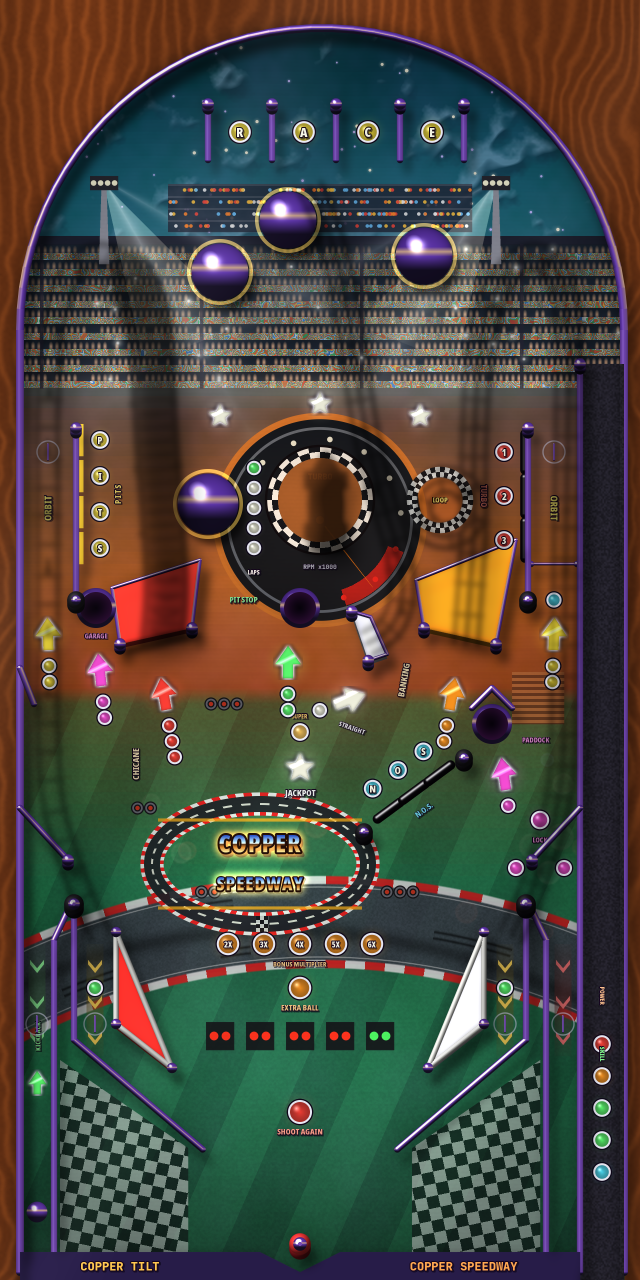
#> input picture assets/tables/copper_speedway/hd/playfield.png, 1280 x 2560 px, found by its file name (shown at 1/2 size)
$ python make_preview.py ../assets/tables/copper_speedway/hd/playfield.png
#> lines starting #> are read from the running program, lines starting #| are printed output that depends on the picture
#!/usr/bin/env python3
"""Menu carousel preview for a table: hd playfield + ramps, scaled to 480 x 960.
usage: python3 tools/make_preview.py assets/tables/<id>"""
import sys
from pathlib import Path
from PIL import Image

d = Path(sys.argv[1])
pf = Image.open(d / "hd" / "playfield.png").convert("RGBA")
r = d / "hd" / "ramps.png"
if r.exists():
    ramps = Image.open(r).convert("RGBA").resize(pf.size)
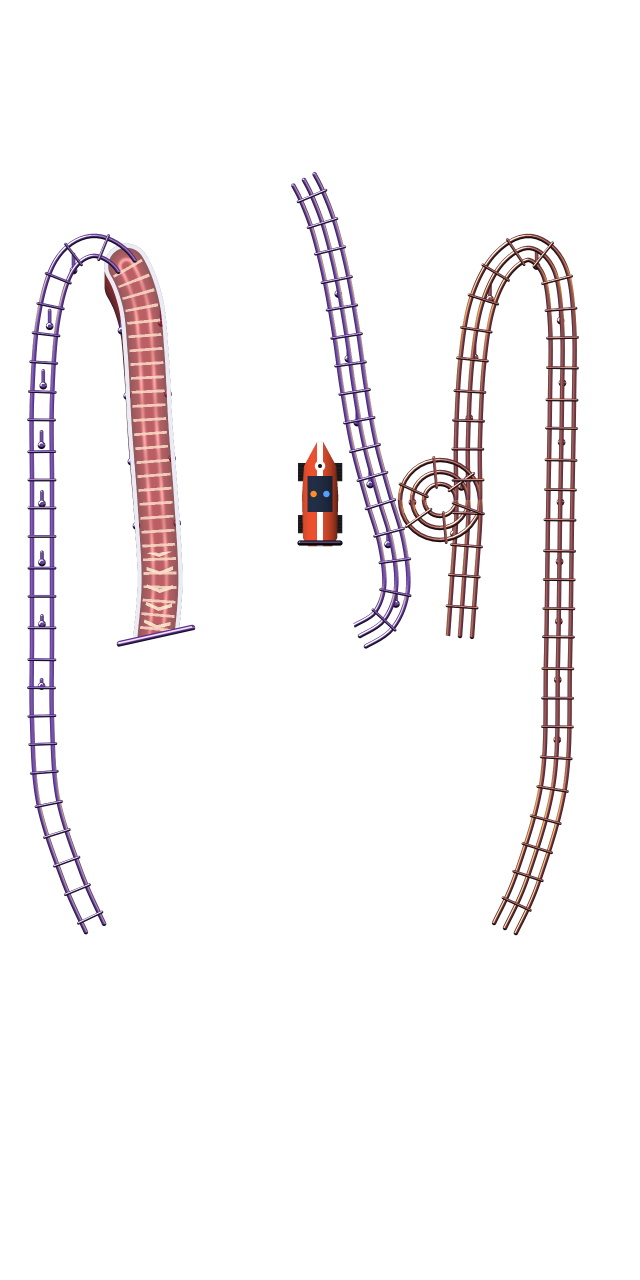
#> input picture assets/tables/copper_speedway/hd/ramps.png, 1280 x 2560 px, found by its file name (shown at 1/2 size)
#> ramps is the input picture: PIL image 1280x2560 RGBA; mean R, G, B, A 9.7, 5.9, 7.1, 16.6
    pf.alpha_composite(ramps)
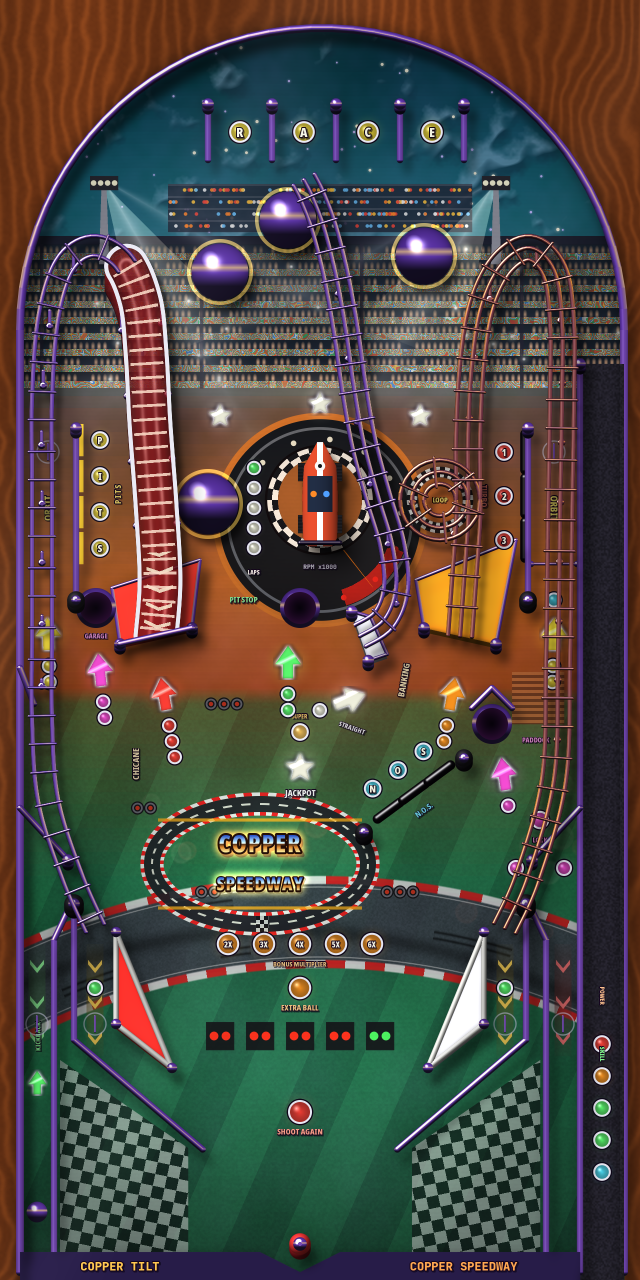
#> pf: PIL image 1280x2560 RGBA (shown at 1/2 size); mean R, G, B, A 78.4, 72.5, 65.8, 255
pf = pf.resize((480, 960), Image.LANCZOS)
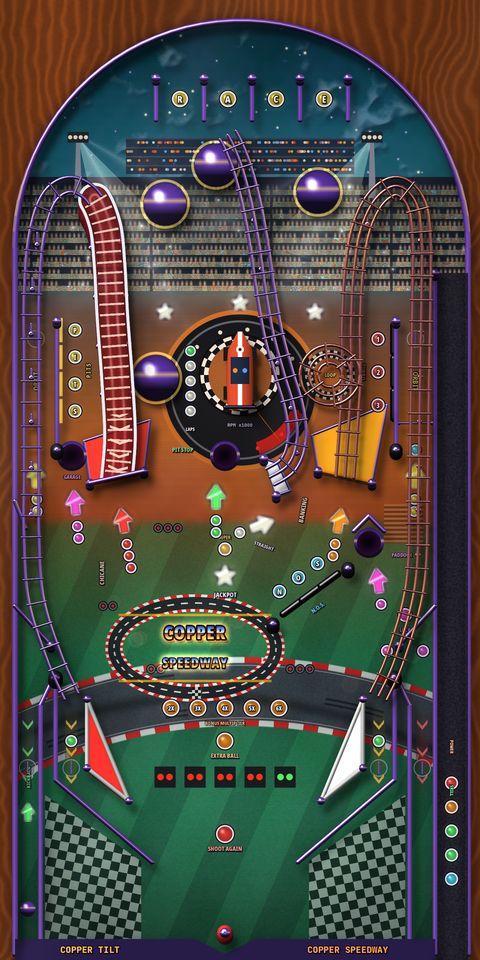
#> pf: PIL image 480x960 RGBA; mean R, G, B, A 78.4, 72.5, 65.8, 255
pf.convert("RGB").save(d / "preview.png", optimize=True)
print("preview", d / "preview.png", pf.size)
#| preview ../assets/tables/copper_speedway/hd/playfield.png/preview.png (480, 960)
